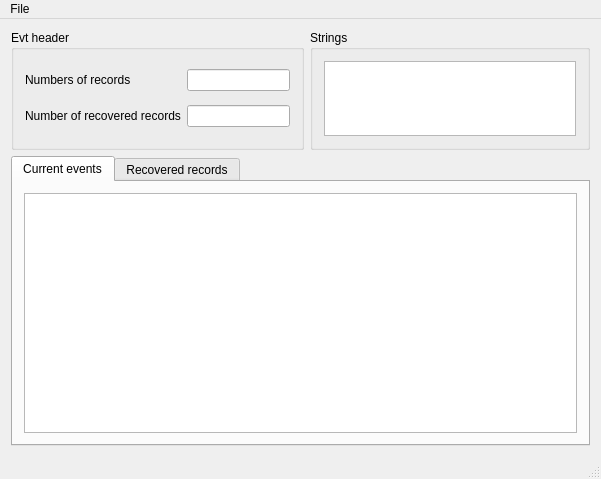
<?xml version="1.0" encoding="UTF-8"?>
<ui version="4.0">
 <class>EvtEditorClass</class>
 <widget class="QMainWindow" name="EvtEditorClass">
  <property name="geometry">
   <rect>
    <x>0</x>
    <y>0</y>
    <width>601</width>
    <height>479</height>
   </rect>
  </property>
  <property name="windowTitle">
   <string>EvtEditor</string>
  </property>
  <widget class="QWidget" name="centralWidget">
   <layout class="QGridLayout" name="gridLayout_5">
    <item row="0" column="0">
     <widget class="QGroupBox" name="groupBox_EvtHeader">
      <property name="sizePolicy">
       <sizepolicy hsizetype="Preferred" vsizetype="Fixed">
        <horstretch>0</horstretch>
        <verstretch>0</verstretch>
       </sizepolicy>
      </property>
      <property name="maximumSize">
       <size>
        <width>16777215</width>
        <height>120</height>
       </size>
      </property>
      <property name="title">
       <string>Evt header</string>
      </property>
      <layout class="QGridLayout" name="gridLayout">
       <item row="0" column="0">
        <widget class="QLabel" name="label_RecCount">
         <property name="text">
          <string>Numbers of records</string>
         </property>
        </widget>
       </item>
       <item row="0" column="1">
        <widget class="QLineEdit" name="lineEdit_NumRecords">
         <property name="readOnly">
          <bool>true</bool>
         </property>
        </widget>
       </item>
       <item row="1" column="0">
        <widget class="QLabel" name="label_RecoveredRecCount">
         <property name="text">
          <string>Number of recovered records</string>
         </property>
        </widget>
       </item>
       <item row="1" column="1">
        <widget class="QLineEdit" name="lineEdit_NumRecoveredRecords">
         <property name="readOnly">
          <bool>true</bool>
         </property>
        </widget>
       </item>
      </layout>
     </widget>
    </item>
    <item row="0" column="1">
     <widget class="QGroupBox" name="groupBox_RecordStrings">
      <property name="sizePolicy">
       <sizepolicy hsizetype="Preferred" vsizetype="Fixed">
        <horstretch>0</horstretch>
        <verstretch>0</verstretch>
       </sizepolicy>
      </property>
      <property name="maximumSize">
       <size>
        <width>16777215</width>
        <height>120</height>
       </size>
      </property>
      <property name="title">
       <string>Strings</string>
      </property>
      <layout class="QGridLayout" name="gridLayout_2">
       <item row="0" column="0">
        <widget class="QPlainTextEdit" name="plainTextEdit_RecStrings">
         <property name="readOnly">
          <bool>true</bool>
         </property>
        </widget>
       </item>
      </layout>
     </widget>
    </item>
    <item row="1" column="0" colspan="2">
     <widget class="QTabWidget" name="tabWidget">
      <property name="currentIndex">
       <number>0</number>
      </property>
      <widget class="QWidget" name="tab">
       <attribute name="title">
        <string>Current events</string>
       </attribute>
       <layout class="QGridLayout" name="gridLayout_3">
        <item row="0" column="0">
         <widget class="QTableView" name="tableView_EvtRecords">
          <property name="selectionMode">
           <enum>QAbstractItemView::SingleSelection</enum>
          </property>
          <property name="selectionBehavior">
           <enum>QAbstractItemView::SelectRows</enum>
          </property>
          <property name="sortingEnabled">
           <bool>true</bool>
          </property>
         </widget>
        </item>
       </layout>
      </widget>
      <widget class="QWidget" name="tab_2">
       <attribute name="title">
        <string>Recovered records</string>
       </attribute>
       <layout class="QGridLayout" name="gridLayout_4">
        <item row="0" column="0">
         <widget class="QTableView" name="tableView_RecoveredRecords">
          <property name="selectionMode">
           <enum>QAbstractItemView::SingleSelection</enum>
          </property>
          <property name="selectionBehavior">
           <enum>QAbstractItemView::SelectRows</enum>
          </property>
          <property name="sortingEnabled">
           <bool>true</bool>
          </property>
         </widget>
        </item>
       </layout>
      </widget>
     </widget>
    </item>
   </layout>
   <zorder>groupBox_RecordStrings</zorder>
   <zorder>groupBox_EvtHeader</zorder>
   <zorder>tabWidget</zorder>
  </widget>
  <widget class="QMenuBar" name="menuBar">
   <property name="geometry">
    <rect>
     <x>0</x>
     <y>0</y>
     <width>601</width>
     <height>21</height>
    </rect>
   </property>
   <widget class="QMenu" name="menuFile">
    <property name="title">
     <string>File</string>
    </property>
    <addaction name="actionOpen"/>
    <addaction name="actionSave_as"/>
   </widget>
   <addaction name="menuFile"/>
  </widget>
  <widget class="QStatusBar" name="statusBar"/>
  <action name="actionOpen">
   <property name="text">
    <string>Open...</string>
   </property>
  </action>
  <action name="actionSave_as">
   <property name="text">
    <string>Save as...</string>
   </property>
  </action>
 </widget>
 <layoutdefault spacing="6" margin="11"/>
 <resources>
  <include location="evteditor.qrc"/>
 </resources>
 <connections/>
</ui>
